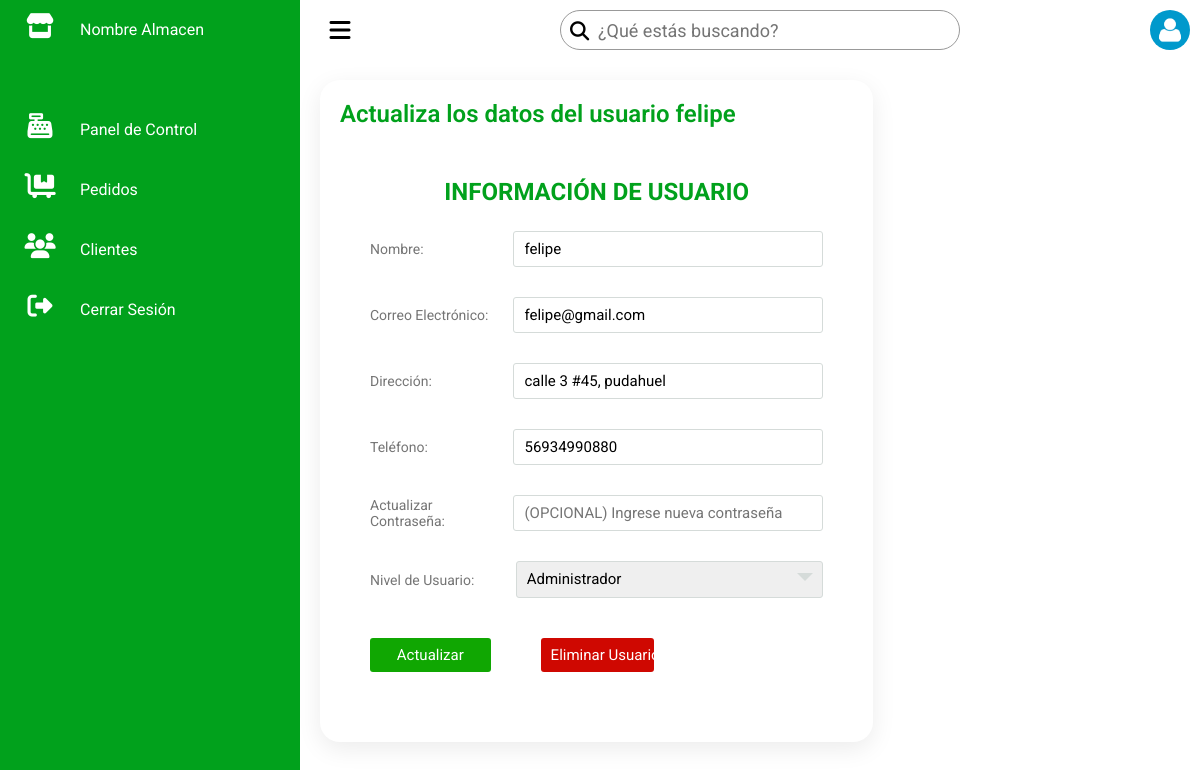
Before: /dashboard/clientes/1/ with the older database file.
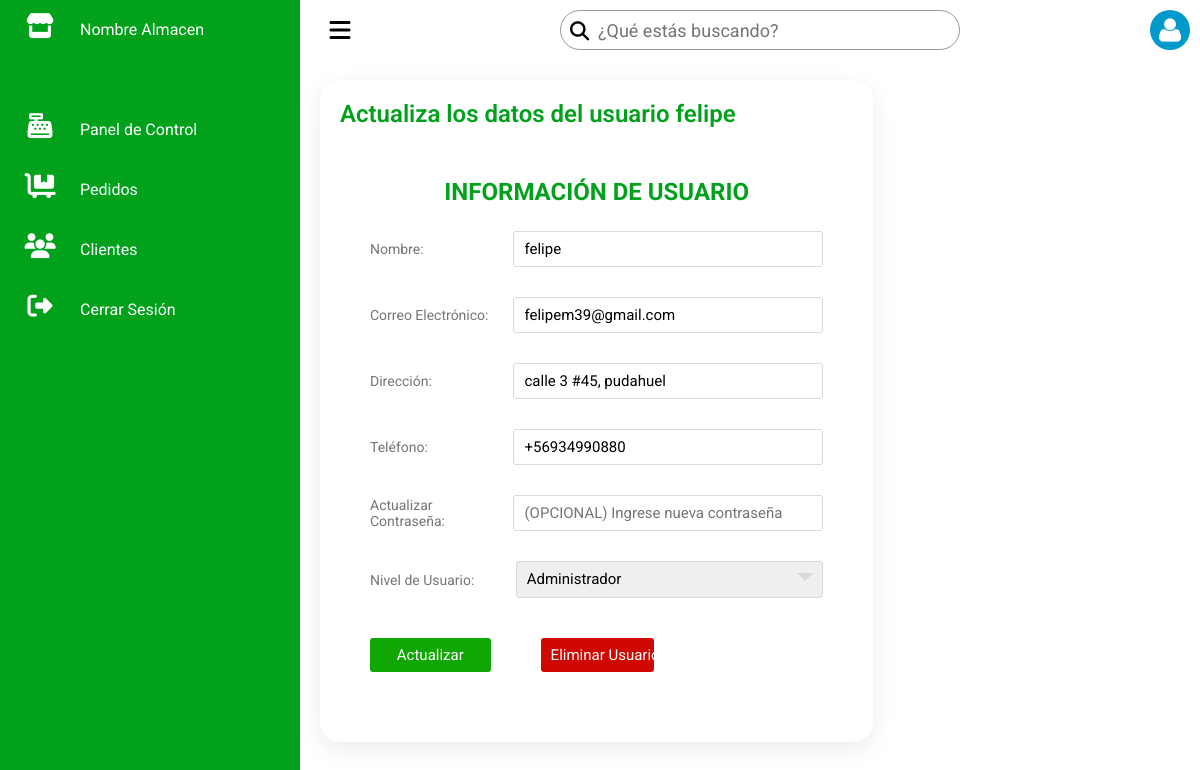
After: the same page with the newer database file.
### loginRegister/models.py (models this page shows)
class Usuario(models.Model):
    nombre = models.CharField(max_length=255)
    email = models.EmailField(max_length=255)
    direccion = models.CharField(max_length=255)
    telefono = models.CharField(max_length=15)
    password = models.CharField(max_length=255)
    objects = UserManager()
    nivel = models.IntegerField(default=1)

### dashboard/views.py (the view)
# urls.py: path('clientes/<int:id>/', views.actualizarCliente),
def actualizarCliente(request, id):
    cliente = Usuario.objects.get(id=id)
    context = {
        'cliente': cliente,
    }
    return render(request, 'editar-usuario.html', context=context)

### dashboard/templates/editar-usuario.html (shortened to what this page needs)
<!DOCTYPE html>
<html lang="es>
<head>
    <meta charset="UTF-8">
    {% load static %}
    <link rel="stylesheet" href="{% static 'css/editar-usuario.css' %}" />
</head>
<body>
    <div class="container">
        <div class="navigation">
            <ul>
                <li>
                    <a href="/dashboard/">
                        <span class="icon"><i class="fas fa-store"></i></span>
                        <span class="title">Nombre Almacen</span>
                    </a>
                </li>
                <li>
                    <a href="/dashboard/">
                        <span class="icon"><i class="fas fa-cash-register"></i></span>
                        <span class="title">Panel de Control</span>
                    </a>
                </li>
                <li>
                    <a href="/dashboard/pedidos/">
                        <span class="icon"><i class="fas fa-dolly-flatbed"></i></span>
                        <span class="title">Pedidos</span>
                    </a>
                </li>
                <li>
                    <a href="/dashboard/clientes/">
                        <span class="icon"><i class="fas fa-users"></i></span>
                        <span class="title">Clientes</span>
                    </a>
                </li>
                <li>
                    <a href="/logout">
                        <span class="icon"><i class="fas fa-sign-out-alt"></i></span>
                        <span class="title">Cerrar Sesión</span>
                    </a>
                </li>
            </ul>
        </div>
        <div class="main">
            <div class="topbar">
                <div class="toggle">
                    <i class="fas fa-bars"></i>
                </div>
                <div class="busqueda">
                    <label>
                        <input type="text" placeholder="¿Qué estás buscando?">
                        <i class="fas fa-search"></i>
                    </label>
                </div>
                <div class="usuario">
                    <img src="{% static 'img/user.png' %}">
                </div>
            </div>
            <div class="usuarios">
                <div class="vistaUsuario">
                    <div class="cardHeader">
                        <h2>Actualiza los datos del usuario {{cliente.nombre}}</h2>
                    </div>
                    <div class="wrapper">
                        <div class="title">
                          Información de usuario
                        </div>
                        <form action="/dashboard/clientes/{{cliente.id}}/editar/" method="POST" class="form">
                            <div class="inputfield">
                                <label>Nombre:</label>
                                <input type="text" class="input" name="nombre" value="{{cliente.nombre}}">
                            </div>
                            <div class="inputfield">
                                <label>Correo Electrónico:</label>
                                <input type="text" class="input" name="email" value="{{cliente.email}}">
                            </div>
                            <div class="inputfield">
                                <label>Dirección:</label>
                                <input type="text" class="input" name="direccion" value="{{cliente.direccion}}">
                            </div>
                            <div class="inputfield">
                                <label>Teléfono:</label>
                                <input type="text" class="input" name="telefono" value="{{cliente.telefono}}">
                            </div>
                            <div class="inputfield">
                                <label>Actualizar Contraseña:</label>
                                <input type="password" class="input" name="password" placeholder="(OPCIONAL) Ingrese nueva contraseña">
                            </div>
                            <div class="inputfield">
                              <label>Nivel de Usuario:</label>
                              <div class="custom_select">
                                <select name="nivel">
                                {% if cliente.nivel == 1 %}
                                    <option value="1" selected>Cliente</option>
                                    <option value="9">Administrador</option>
                                {% elif cliente.nivel == 9 %}
                                <option value="9" selected>Administrador</option>
                                {% endif %}
                                </select>
                              </div>
                           </div>
                          <div class="inputfield">
                            <input type="submit" value="Actualizar" class="btn-update">
                        </form>
                        <form action="/dashboard/clientes/{{cliente.id}}/borrar/" method="POST" class="form">
                            <input type="submit" value="Eliminar Usuario" class="btn-delete">
                        </form>
                    </div>
                </div>
            </div>
</body>
</html>

### loginRegister/static/css/editar-usuario.css (style rules this page uses)
* { font-family:'Roboto', sans-serif; margin: 0; padding: 0; box-sizing: border-box; }
:root { --green: #01a11c; --white: #fff; --grey: #f5f5f5; --black1: #222; --black2: #999; }
body { min-height: 100vh; overflow-x: hidden; }
.container { position: relative; width: 100%; }
.navigation { position:fixed; width: 300px; height: 100%; background: var(--green); border-left: 10px solid var(--green); transition: 0.5s; overflow: hidden; }
.navigation ul { position: absolute; top: 0; left: 0; width: 100%; }
.navigation ul li { position: relative; width: 100%; list-style: none; border-top-left-radius: 30px; border-bottom-left-radius: 30px; }
.navigation ul li:nth-child(1) { margin-bottom: 40px; pointer-events: none; }
.navigation ul li a { position: relative; display: block; width: 100%; display: flex; text-decoration: none; color: var(--white); }
.navigation ul li a .icon { position: relative; display: block; min-width: 60px; height: 60px; line-height: 60px; text-align: center; }
.navigation ul li a .icon i { font-size: 1.56em; }
.navigation ul li a .title { position: relative; display: block; padding: 0 10px; height: 60px; line-height: 60px; }
.main { position: absolute; width: calc(100% - 300px); left: 300px; min-height: 100vh; background: var(--white); transition: 0.5s; }
.topbar { width: 100%; height: 60px; display: flex; justify-content: space-between; align-items: center; padding: 0 10px; }
.toggle { position: relative; width: 60px; height: 60px; display: flex; justify-content: center; align-items: center; font-size: 1.5em; cursor: pointer; }
.busqueda { position: relative; width: 400px; margin: 0 10px; }
.busqueda label { position: relative; width: 100%; }
.busqueda label input { width: 100%; height: 40px; border-radius: 40px; padding: 5px 20px; padding-left: 37px; font-size: 18px; outline: none; border: 1px solid var(--black2); }
.busqueda label i { position: absolute; top: 0; left: 10px; font-size: 1.2em; }
.usuario { position: relative; width: 40px; height: 40px; border-radius: 50%; overflow: hidden; cursor: pointer; }
.usuario img { position: absolute; top: 0; left: 0; width: 100%; height: 100%; object-fit: cover; }
.usuarios { position: relative; width: 100%; padding: 20px; display: grid; grid-template-columns: 2fr 1fr; grid-gap: 30px; }
.usuarios .vistaUsuario { position: relative; display: grid; min-height: 500px; background: var(--white); padding: 20px; box-shadow: 0 7px 25px rgba(0, 0, 0, 0.08); border-radius: 20px; }
.cardHeader { display: flex; justify-content: space-between; align-items: flex-start; }
.cardHeader h2 { font-weight: 600; color: var(--green); }
.wrapper { max-width: 800px; width: 100%; background: #fff; margin: 20px auto; padding: 30px; }
.wrapper .title { font-size: 24px; font-weight: 700; margin-bottom: 25px; color: var(--green); text-transform: uppercase; text-align: center; }
.wrapper .form { width: 100%; }
.wrapper .form .inputfield { margin-bottom: 30px; display: flex; align-items: center; }
.wrapper .form .inputfield label { width: 200px; color: #757575; margin-right: 10px; font-size: 14px; }
.wrapper .form .inputfield .input { width: 100%; outline: none; border: 1px solid #d5dbd9; font-size: 15px; padding: 8px 10px; border-radius: 3px; transition: all 0.3s ease; }
.wrapper .form .inputfield .custom_select { position: relative; width: 100%; height: 37px; }
.wrapper .form .inputfield .custom_select:before { content: ""; position: absolute; top: 12px; right: 10px; border: 8px solid; border-color: #d5dbd9 transparent transparent transparent; pointer-events: none; }
.wrapper .form .inputfield .custom_select select { -webkit-appearance: none; -moz-appearance: none; appearance: none; outline: none; width: 100%; height: 100%; border: 0px; padding: 8px 10px; font-size: 15px; border: 1px solid #d5dbd9; border-radius: 3px; }
.wrapper .form .inputfield .btn-update { width: 40%; padding: 8px 10px; font-size: 15px; border: 0px; background: #10a702; color: #fff; cursor: pointer; border-radius: 3px; outline: none; margin-right: 50px; }
.wrapper .form .inputfield .btn-delete { width: 40%; padding: 8px 10px; font-size: 15px; border: 0px; background: #cf0801; color: #fff; cursor: pointer; border-radius: 3px; outline: none; }
.wrapper .form .inputfield:nth-child(7) { margin-bottom: 40px; }
.wrapper .form .inputfield:last-child { margin-bottom: 0; }

Changed rows visible on the page:
changed Usuario "felipe": email "felipe@gmail.com" → "felipem39@gmail.com"; telefono "56934990880" → "+56934990880"
